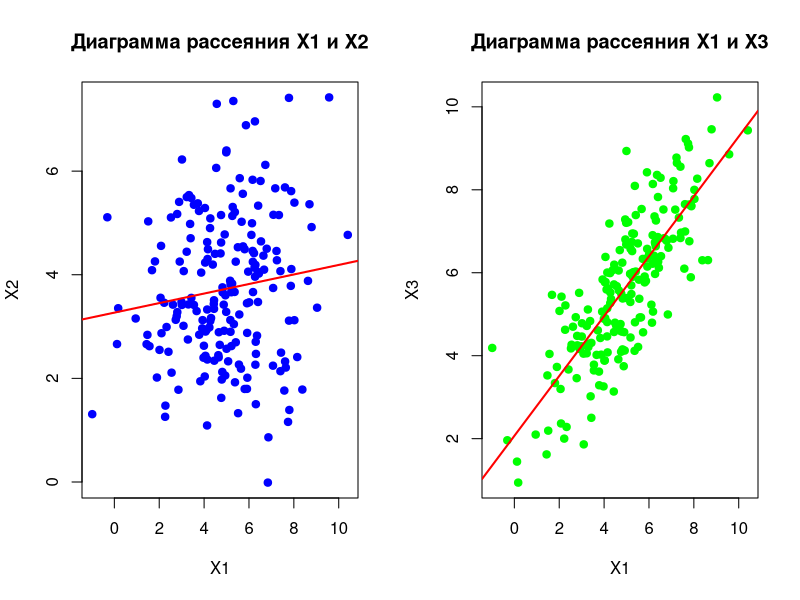

The R script that drew this image:
# 1. выборки X1 из нормального распределения
set.seed(42)
N <- 200
a1 <- 5
S1 <- 2
X1 <- rnorm(N, a1, S1)

# 2. коэффициенты корреляции
r1 <- 0.15  # из интервала [0.1; 0.2]
r2 <- 0.75  # из интервала [0.6; 0.9]

# 3. выборка X2 и X3 с коэффициентами корреляции
a2 <- 3
S2 <- 1.5

X2 <- r1 * X1 + sqrt(1 - r1^2) * rnorm(N, a2, S2)
X3 <- r2 * X1 + sqrt(1 - r2^2) * rnorm(N, a2, S2)

# 4. диаграммы рассеяния
par(mfrow = c(1, 2))
plot(X1, X2, main = "Диаграмма рассеяния X1 и X2", 
     xlab = "X1", ylab = "X2", pch = 19, col = "blue")
abline(lm(X2 ~ X1), col = "red", lwd = 2)

plot(X1, X3, main = "Диаграмма рассеяния X1 и X3", 
     xlab = "X1", ylab = "X3", pch = 19, col = "green")
abline(lm(X3 ~ X1), col = "red", lwd = 2)

# 5. выборочные парные коэффициенты корреляции
r_hat1 <- cor(X1, X2)
r_hat2 <- cor(X1, X3)

cat("Выборочный коэффициент корреляции r1 (X1, X2):", r_hat1, "\n")
cat("Выборочный коэффициент корреляции r2 (X1, X3):", r_hat2, "\n")

# 6. расчет статистик Стьюдента и проверка гипотезы о наличии корреляционной связи
t_stat1 <- r_hat1 * sqrt((N - 2) / (1 - r_hat1^2))
t_stat2 <- r_hat2 * sqrt((N - 2) / (1 - r_hat2^2))

p_value1 <- 2 * (1 - pt(abs(t_stat1), N - 2))
p_value2 <- 2 * (1 - pt(abs(t_stat2), N - 2))

cat("\nПроверка гипотезы о наличии корреляционной связи:\n")
cat("X1 и X2: t-статистика =", t_stat1, ", p-значение =", p_value1, "\n")
cat("X1 и X3: t-статистика =", t_stat2, ", p-значение =", p_value2, "\n")

if (p_value1 < 0.05) {
  cat("Для пары X1-X2: корреляционная связь статистически значима\n")
} else {
  cat("Для пары X1-X2: корреляционная связь не значима\n")
}

if (p_value2 < 0.05) {
  cat("Для пары X1-X3: корреляционная связь статистически значима\n")
} else {
  cat("Для пары X1-X3: корреляционная связь не значима\n")
}

# 7. доверительный интервал для корреляционного коэффициента с помощью Z-преобразования Фишера
# Для r_hat1
z1 <- 0.5 * log((1 + r_hat1) / (1 - r_hat1))
se_z1 <- 1 / sqrt(N - 3)
z_lower1 <- z1 - qnorm(0.975) * se_z1
z_upper1 <- z1 + qnorm(0.975) * se_z1

r_lower1 <- (exp(2 * z_lower1) - 1) / (exp(2 * z_lower1) + 1)
r_upper1 <- (exp(2 * z_upper1) - 1) / (exp(2 * z_upper1) + 1)

# для r_hat2
z2 <- 0.5 * log((1 + r_hat2) / (1 - r_hat2))
se_z2 <- 1 / sqrt(N - 3)
z_lower2 <- z2 - qnorm(0.975) * se_z2
z_upper2 <- z2 + qnorm(0.975) * se_z2

r_lower2 <- (exp(2 * z_lower2) - 1) / (exp(2 * z_lower2) + 1)
r_upper2 <- (exp(2 * z_upper2) - 1) / (exp(2 * z_upper2) + 1)

cat("\nДоверительные интервалы для коэффициентов корреляции (95%):\n")
cat("X1 и X2: [", r_lower1, ";", r_upper1, "]\n")
cat("X1 и X3: [", r_lower2, ";", r_upper2, "]\n")
